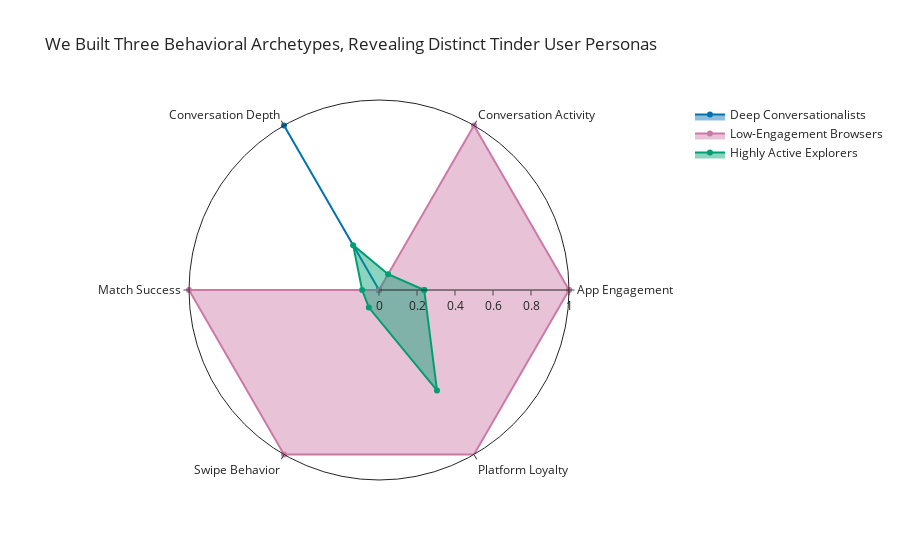

Notebook cell for this chart:
### Code cell
# ================================================================
# 10th Visualization — Behavioral Archetypes Radar Chart
# ================================================================
import plotly.graph_objects as go
from sklearn.preprocessing import StandardScaler, MinMaxScaler

# Select features
cluster_features = ['sum_app_opens', 'nrOfConversations', 'averageConversationLength',
                    'no_of_matches', 'swipe_likes', 'no_of_days']

# Standardize for clustering
scaler = StandardScaler()
scaled = scaler.fit_transform(df[cluster_features])

# KMeans clustering
kmeans = KMeans(n_clusters=3, random_state=42)
df["user_segment"] = kmeans.fit_predict(scaled)

# Compute cluster centroids
cluster_centroids = pd.DataFrame(kmeans.cluster_centers_, columns=cluster_features)

# Normalize centroids
mm = MinMaxScaler()
centroids_normalized = pd.DataFrame(mm.fit_transform(cluster_centroids),
                                    columns=cluster_features)

# Radar categories
categories = ['App Engagement', 'Conversation Activity', 'Conversation Depth',
              'Match Success', 'Swipe Behavior', 'Platform Loyalty']

# Names
segment_names = {
    0: "Deep Conversationalists",
    1: "Low-Engagement Browsers",
    2: "Highly Active Explorers"
}

# Colors
cluster_colors = [
    "#0072B2",
    "#CC79A7",
    "#009E73"
]


# Helper to convert hex to rgba
def hex_to_rgba(hex_color, alpha=0.45):
    hex_color = hex_color.lstrip('#')
    r = int(hex_color[0:2], 16)
    g = int(hex_color[2:4], 16)
    b = int(hex_color[4:6], 16)
    return f"rgba({r},{g},{b},{alpha})"


fig = go.Figure()

# Plot each cluster
for i in range(3):
    values = centroids_normalized.iloc[i].tolist()
    values += values[:1]

    fig.add_trace(go.Scatterpolar(
        r=values,
        theta=categories + [categories[0]],
        fill='toself',
        name=segment_names[i],
        line=dict(width=2, color=cluster_colors[i]),
        fillcolor=hex_to_rgba(cluster_colors[i], 0.45)
    ))

# Layout
fig.update_layout(
    title="We Built Three Behavioral Archetypes, Revealing Distinct Tinder User Personas",
    polar=dict(
        radialaxis=dict(visible=True, range=[0, 1], gridcolor="lightgray"),
        angularaxis=dict(gridcolor="lightgray")
    ),
    template="simple_white",
    showlegend=True
)

fig.show()


#save_fig('figure_16')

### Figure 1 — Plotly figure (JSON) as saved in the notebook; plotly's stock layout.template omitted (floating-point values rounded to 4 significant figures)
{"data": [{"fill": "toself", "fillcolor": "rgba(0,114,178,0.45)", "line": {"color": "#0072B2", "width": 2}, "name": "Deep Conversationalists", "r": [0, 0, 1, 0, 0, 0, 0], "theta": ["App Engagement", "Conversation Activity", "Conversation Depth", "Match Success", "Swipe Behavior", "Platform Loyalty", "App Engagement"], "type": "scatterpolar"}, {"fill": "toself", "fillcolor": "rgba(204,121,167,0.45)", "line": {"color": "#CC79A7", "width": 2}, "name": "Low-Engagement Browsers", "r": [1.0, 1.0, 0, 1, 1, 1.0, 1.0], "theta": ["App Engagement", "Conversation Activity", "Conversation Depth", "Match Success", "Swipe Behavior", "Platform Loyalty", "App Engagement"], "type": "scatterpolar"}, {"fill": "toself", "fillcolor": "rgba(0,158,115,0.45)", "line": {"color": "#009E73", "width": 2}, "name": "Highly Active Explorers", "r": [0.238, 0.09576, 0.2726, 0.08874, 0.1069, 0.6102, 0.238], "theta": ["App Engagement", "Conversation Activity", "Conversation Depth", "Match Success", "Swipe Behavior", "Platform Loyalty", "App Engagement"], "type": "scatterpolar"}], "layout": {"polar": {"angularaxis": {"gridcolor": "lightgray"}, "radialaxis": {"gridcolor": "lightgray", "range": [0, 1], "visible": true}}, "showlegend": true, "title": {"text": "We Built Three Behavioral Archetypes, Revealing Distinct Tinder User Personas"}}}
